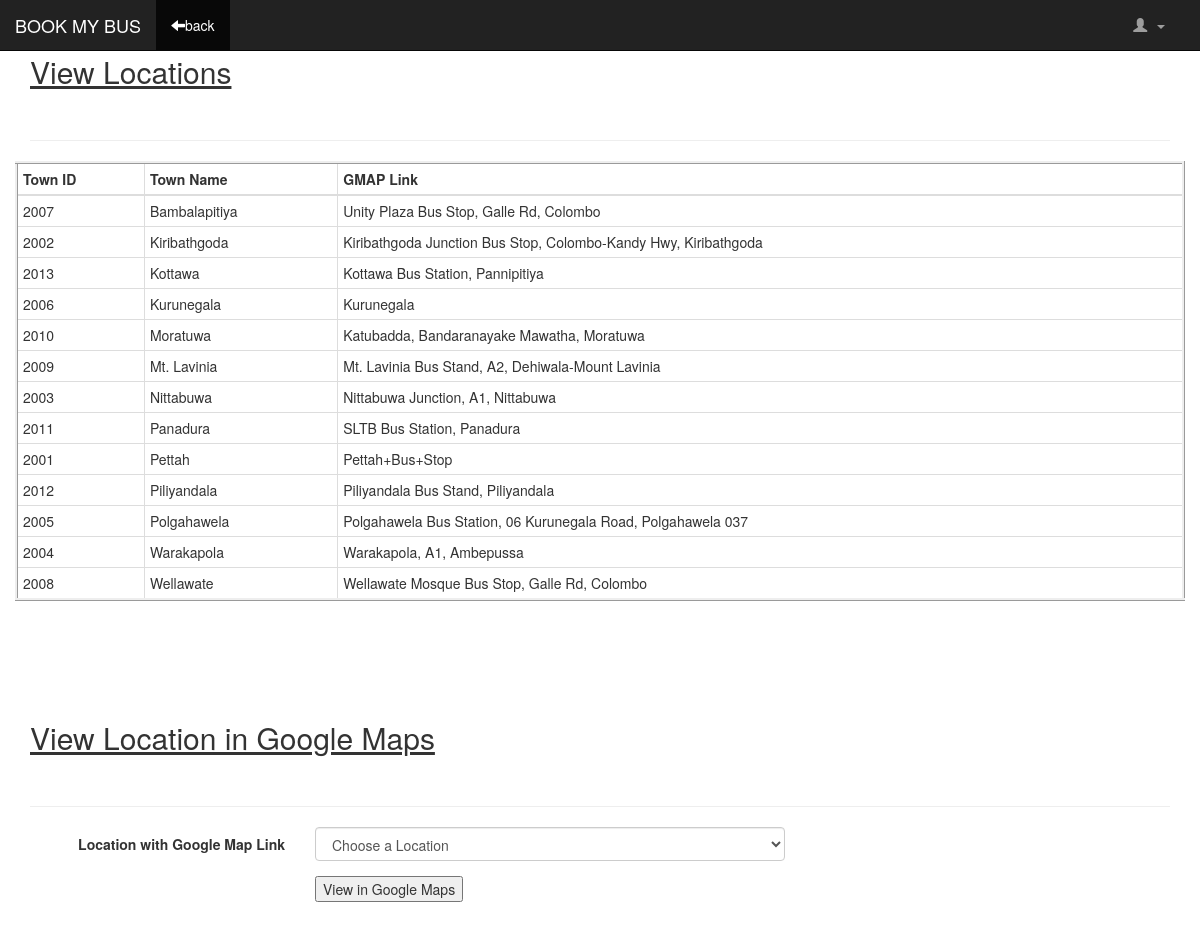
/PHP_Files/ViewLocations.php, run on an earlier commit of the app's database.
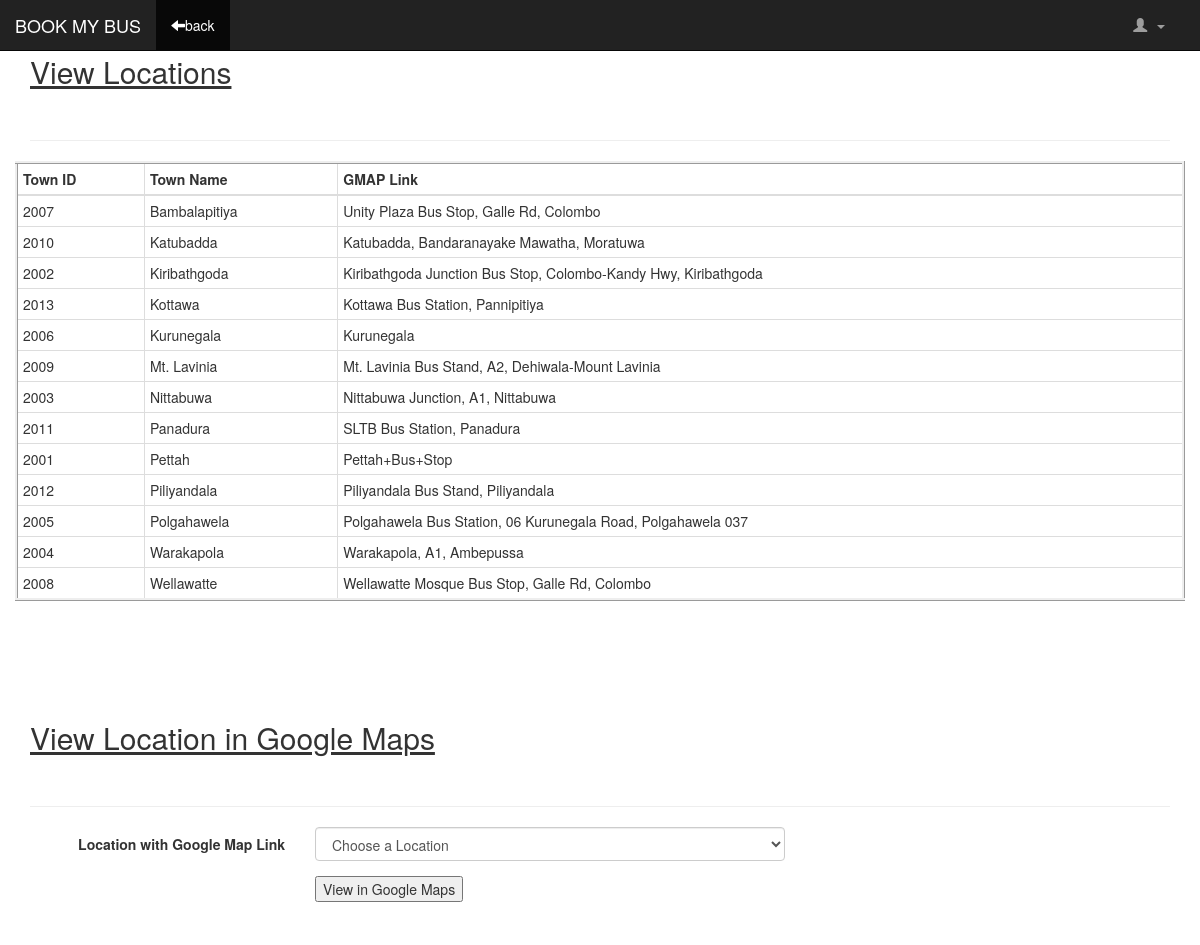
And on a later commit of the database.
### DaoImpl1/LocationDao.php (called while the page is built, shortened)
<?php
require_once '../Modal/PhpClasses1.php';
class LocationDao
{
    public function getLocationsData($conn)
    {
        $sql = "select TownID,TownName,GMAPLink,Position from Location order by TownName";
        $stmt = $conn->prepare($sql);
        $stmt->execute();
        $result = $stmt->get_result();
        $Locations = array();
        while ($row = $result->fetch_assoc()) {
            $Locations[] = new Location($row['TownID'], $row['TownName'], $row['GMAPLink'], $row['Position']);
        }
        return $Locations;
    }
}
?>

### Controller/AdminController.php (called while the page is built, shortened)
<?php
include_once '../DaoImpl1/LocationDao.php';
class AdminController
{
    private static $Admin;
    private static $Location;
    private static function init()
    {
        if (AdminController::$Admin == null) {
            AdminController::$Admin = new AdminDao();
            AdminController::$Location = new LocationDao();
        }
    }
    public static function getLocationsData($conn){
        return AdminController::$Location->getLocationsData($conn);
    }
}
?>

### Modal/PhpClasses1.php (called while the page is built, shortened)
<?php
class Location{
    private $townID;
    private $townName;
    private $GMAPLink;
    public function __construct($townID, $townName, $GMAPLink, $Position)
    {
        $this->townID = $townID;
        $this->townName = $townName;
        $this->GMAPLink = $GMAPLink;
    }
    public function getTownID()
    {
        return $this->townID;
    }
    public function getTownName()
    {
        return $this->townName;
    }
    public function getGMAPLink()
    {
        return $this->GMAPLink;
    }
}

### PHP_Files/ViewLocations.php (the view, shortened to what this page needs)
<!DOCTYPE html>
<html lang="en">
<head>
    <link rel="stylesheet" href="https://maxcdn.bootstrapcdn.com/bootstrap/3.3.7/css/bootstrap.min.css">
    <link href="https://cdnjs.cloudflare.com/ajax/libs/select2/4.0.3/css/select2.min.css" rel="stylesheet" />
    <?php session_start() ;
    $username=$_SESSION["AdminID"]?>
    <?php include_once '../Controller/AdminController.php'?>
</head>
<body>
<nav class="navbar navbar-inverse navbar-fixed-top">
    <div class="container-fluid">
        <div class="navbar-header">
            <a class="navbar-brand" href="#">BOOK MY BUS</a>
        </div>
        <div class="collapse navbar-collapse" id="myNavbar">
            <ul class="nav navbar-nav navbar-right">
                <li class="dropdown">
                    <a class="dropdown-toggle" data-toggle="dropdown" href="#" style="margin-right: 20px">
                        <?php  echo'<i class="glyphicon glyphicon-user"></i>&nbsp;'.$username.' <span class="caret"></span></a>';    ?>
                </li>
            </ul>
            <ul class="nav navbar-nav">
                <li class="active"><a href="index1.php"><i class="glyphicon glyphicon-arrow-left"></i>back</a></li>
            </ul>
        </div>
    </div>
</nav>
<div class="container set1" id="addLocation">
    <div class="page-header"><h2><u>View Locations</u><br><br></h2></div>
    <div class="row">
        <?php
        $Locations=AdminController::getLocationsData($mysqli);
        echo'<table class="table table-condensed table-responsive table-hover table-bordered" style="border:inset">';
        echo'<thead>';
        echo'<tr>';
        echo'<th>Town ID</th>';
        echo'<th>Town Name</th>';
        echo'<th>GMAP Link</th>';
        echo'</tr>';
        echo'</thead>';
        echo'<tbody>';
        foreach($Locations as $loc) {
            echo '<tr style="...">';
            echo '<td>' . htmlspecialchars($loc->getTownID()) . '</td>';
            echo '<td>' . htmlspecialchars($loc->getTownName()) . '</td>';
            echo '<td>' . htmlspecialchars($loc->getGMAPLink()) . '</td>';
            echo '</tr>';
        }
        echo'</tbody>';
        echo'</table>';
        ?>
    </div>
        <div class="page-header"><br><br><h2><u>View Location in Google Maps</u><br><br></h2></div>
        <div class="row">
            <form name="proForm" method="post" class="form-horizontal" action="" onsubmit="return validate()">
                <div class="form-group">
                    <label class="col-xs-3 control-label">Location with Google Map Link</label>
                    <div class="col-xs-5 selectContainer">
                        <select class="form-control" name="Location1"/>
                        <option value="-1">Choose a Location</option>
                    </div>
                </div>
                <div class="form-group">
                    <div class="col-xs-5 col-xs-offset-3">
                        <input type="submit" data-toggle="modal" data-target="#myModal" name="but1"
                               value="View in Google Maps"/>
                    </div>
                </div>
                </form>
            </div>
</body>
</html>

### PHP_Files/ViewLocations.php (style rules this page uses)
.set1 { margin-top: -5px; padding-top: 20px; }
body { height:2100px; }

What changed in the data, as far as the page shows it:
changed location "Katubadda, Bandaranayake Mawatha, Moratuwa": TownName "Moratuwa" → "Katubadda"; moves up the list
changed location id 2008: TownName "Wellawate" → "Wellawatte"; GMAPLink "Wellawate Mosque Bus Stop, Galle Rd, Colombo" → "Wellawatte Mosque Bus Stop, Galle Rd, Colombo"
